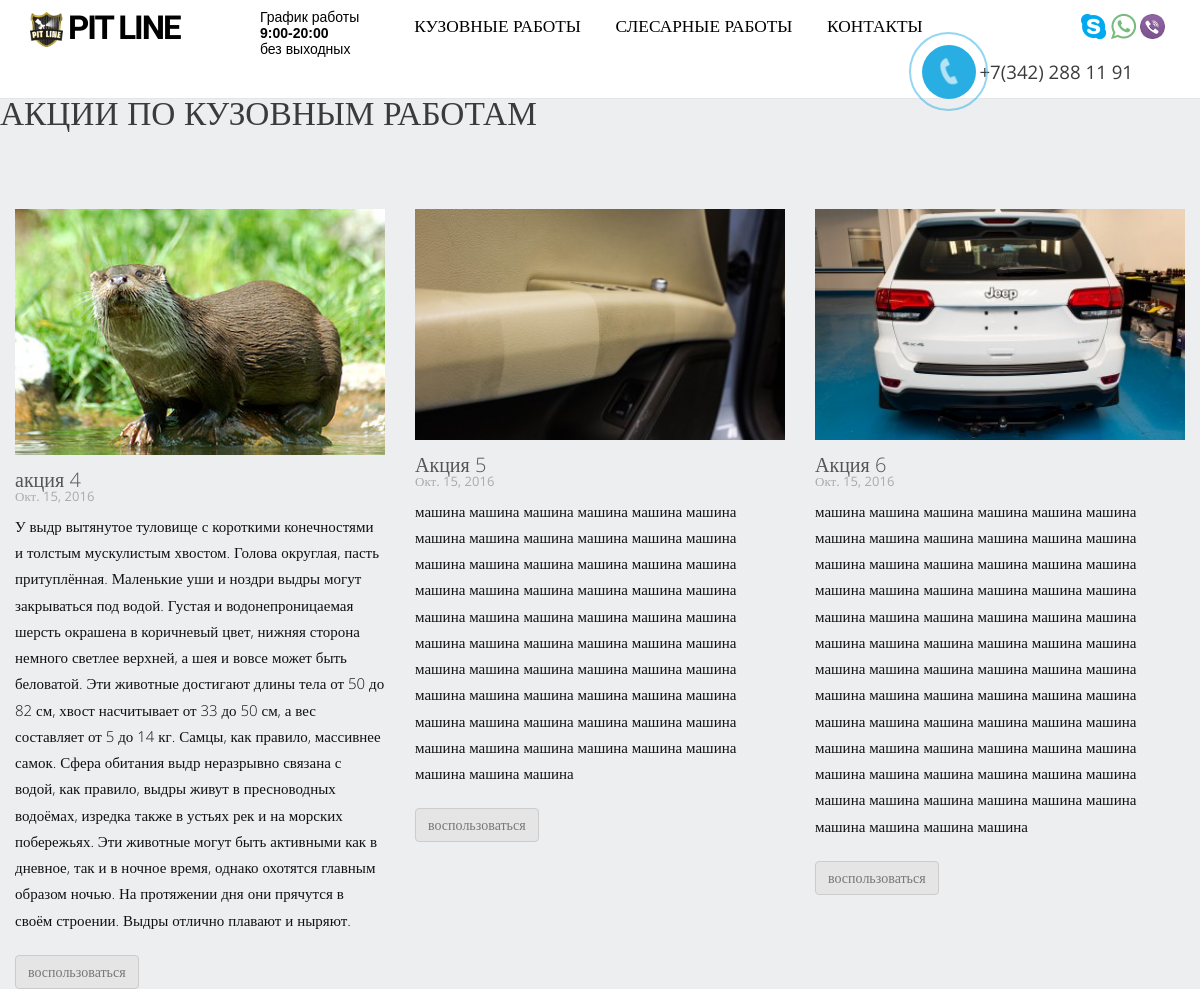
The page /akcii on the database its author committed.
### action/models.py (models this page shows)
class Action(models.Model):
    title = models.CharField(max_length=255)
    text = models.TextField()
    img = models.ImageField()
    date= models.DateField(auto_now_add=True)

### action/views.py (the view)
# urls.py: url(r'^akcii', ActionListView.as_view(), name='action-index'),
class ActionListView(ListView):
    model =Action

### action/templates/action/action_list.html (shortened to what this page needs)
﻿{%extends 'base.html'%}
{%block content%}
<div class="container">
    <div class="row action_title">
        <h3>АКЦИИ ПО КУЗОВНЫМ РАБОТАМ</h3>
    </div>
	<div class="row">
	 {%for act in object_list%}
		<div class="col-md-4 ">
			<div class="action__card">
			    <div class="action__img"><img src={{act.img.url}}></div>
			    <div class="action__title">{{act.title}}</div>
			    <div class="action__date">{{act.date}}</div>
			    <div class="action__text">{{act.text}}</div>
                <div class="action__btn">
                    <button type="button" class="btn btn-default">воспользоваться</button>
                </div>
		    </div>
	  </div>
		{%endfor%}
	</div>
</div>
{%endblock%}

### app/static/app/content/site.css (style rules this page uses)
.action__text { margin-bottom: 22px; color: #111; font-size: 15px; font-weight: 300; line-height: 1.75; }
.action__img { margin-bottom:15px; }
.action__img img { width: 100%; }
.action__text { text-overflow:ellipsis; color: #111; font-size: 15px; font-weight: 300; line-height: 1.75; }
.action__date { margin-bottom: 10px; font-size: 13px; text-decoration: none; color: #aaa; -webkit-transition: all 0.27s cubic-bezier(0.300, 0.100, 0.580, 1.000); -moz-transition: all 0.27s cubic-bezier(0.300, 0.100, 0.580, 1.000); -o-transition: all 0.27s cubic-bezier(0.300, 0.100, 0.580, 1.000); -ms-transition: all 0.27s cubic-bezier(0.300, 0.100, 0.580, 1.000); transition: all 0.27s cubic-bezier(0.300, 0.100, 0.580, 1.000); }
.action__title { color: #555; text-decoration: none; -webkit-transition: all 0.27s cubic-bezier(0.300, 0.100, 0.580, 1.000); -moz-transition: all 0.27s cubic-bezier(0.300, 0.100, 0.580, 1.000); -o-transition: all 0.27s cubic-bezier(0.300, 0.100, 0.580, 1.000); -ms-transition: all 0.27s cubic-bezier(0.300, 0.100, 0.580, 1.000); transition: all 0.27s cubic-bezier(0.300, 0.100, 0.580, 1.000); font-size: 20px; font-weight: 300; }
.action__card { margin-top:80px; background-color:transparent; }
.action__btn button { color: #777; background: #e5e5e5; }
.container { max-width:1300px; }
.action_title { font-family: 'Russo One', sans-ser/if; font-size: 25pt; margin-top:30px; }

### app/static/app/content/style.css (style rules this page uses)
* { margin:0; padding:0; }
html, body { margin:0; padding:0; width:100%; -webkit-text-size-adjust:none; }
body { font-size:16px; line-height: 1; color:#3b3b3b; font-family: "Open Sans"; -webkit-background-size: cover; -moz-background-size: cover; -o-background-size: cover; background-size: cover; background-color:#EDEEF0; }

### rows shown on the page
Action: img (picture), title "акция 4", date "Окт. 15, 2016", text "У выдр вытянутое туловище с короткими конечностями и толстым мускулистым хвостом. Голова округлая, пасть притуплённая. Маленькие уши и ноздри выдры могут закрываться под водой. Густая и водонепроницаемая шерсть окрашена в коричневый цвет, нижняя сторона немного светлее верхней, а шея и вовсе может быть беловатой. Эти животные достигают длины тела от 50 до 82 см, хвост насчитывает от 33 до 50 см, а вес составляет от 5 до 14 кг. Самцы, как правило, массивнее самок. Сфера обитания выдр неразрывно связана с водой, как правило, выдры живут в пресноводных водоёмах, изредка также в устьях рек и на морских побережьях. Эти животные могут быть активными как в дневное, так и в ночное время, однако…"
Action: img (picture), title "Акция 5", date "Окт. 15, 2016", text "машина машина машина машина машина машина машина машина машина машина машина машина машина машина машина машина машина машина машина машина машина машина машина машина машина машина машина машина машина машина машина машина машина машина машина машина машина машина машина машина машина машина машина машина машина машина машина машина машина машина машина машина машина машина машина машина машина машина машина машина машина машина машина"
Action: img (picture), title "Акция 6", date "Окт. 15, 2016", text "машина машина машина машина машина машина машина машина машина машина машина машина машина машина машина машина машина машина машина машина машина машина машина машина машина машина машина машина машина машина машина машина машина машина машина машина машина машина машина машина машина машина машина машина машина машина машина машина машина машина машина машина машина машина машина машина машина машина машина машина машина машина машина машина машина машина машина машина машина машина машина машина машина машина машина машина"
